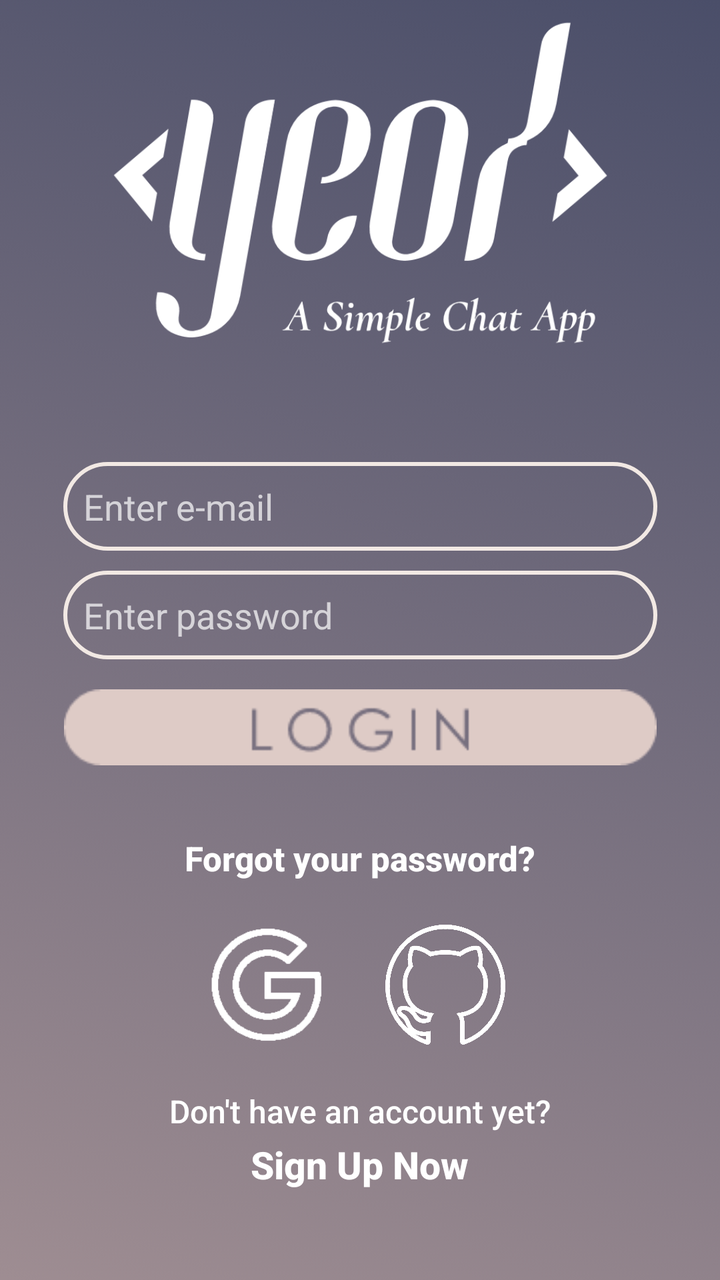
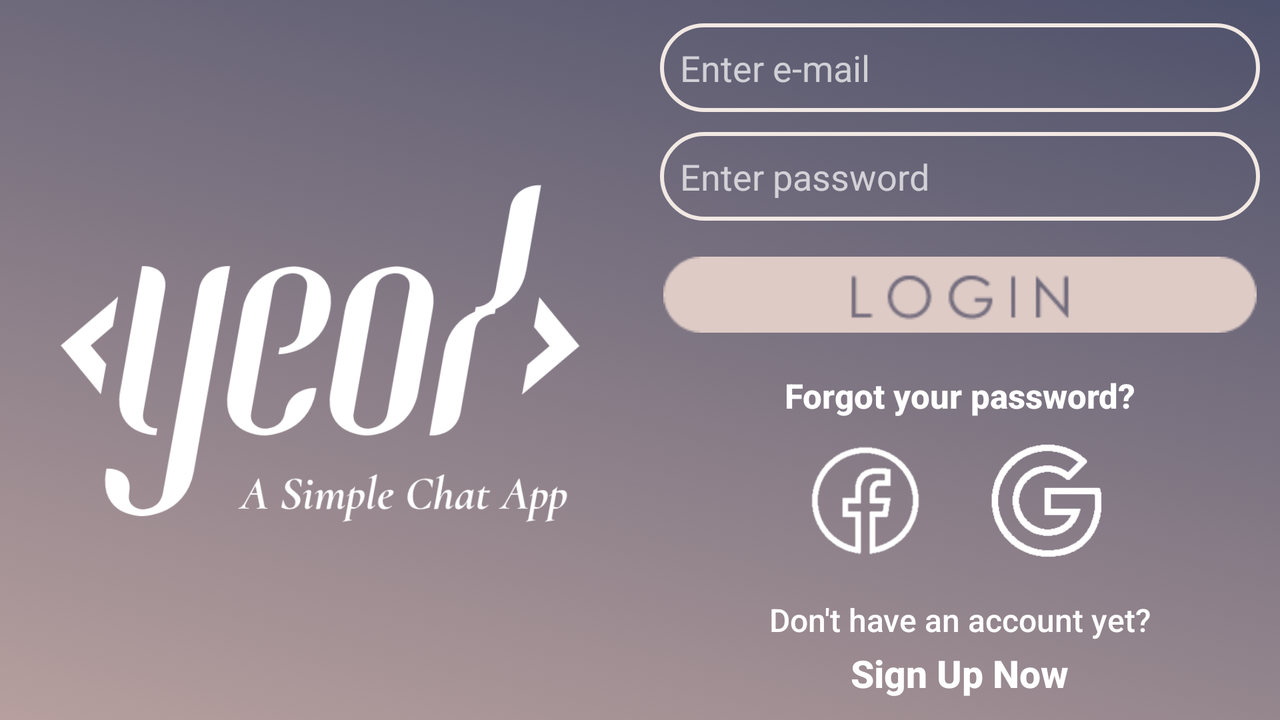

Compare how this app lays out the same screen by default and in its alternative resource folder. The renders come first, then the two layout files and the values they reference.
<!-- AndroidManifest.xml: application theme Theme.MaterialComponents.NoActionBar -->
<!-- res/layout/activity_login.xml -->
<?xml version="1.0" encoding="utf-8"?>
<androidx.constraintlayout.widget.ConstraintLayout xmlns:android="http://schemas.android.com/apk/res/android"
    xmlns:app="http://schemas.android.com/apk/res-auto"
    xmlns:tools="http://schemas.android.com/tools"
    android:layout_width="match_parent"
    android:layout_height="match_parent"
    android:background="@drawable/backgroundportrait"
    tools:context=".ui.welcome.LoginActivity">

    <ImageView
        android:id="@+id/LoginLogo"
        android:layout_width="297dp"
        android:layout_height="173dp"
        android:layout_marginBottom="50dp"
        app:layout_constraintBottom_toTopOf="@+id/etLoginEmail"
        app:layout_constraintEnd_toEndOf="parent"
        app:layout_constraintHorizontal_bias="0.5"
        app:layout_constraintStart_toStartOf="parent"
        app:layout_constraintTop_toTopOf="parent"
        app:layout_constraintVertical_chainStyle="packed"
        app:srcCompat="@drawable/logo" />

    <EditText
        android:id="@+id/etLoginEmail"
        android:layout_width="0dp"
        android:layout_height="wrap_content"
        android:layout_marginBottom="10dp"
        android:background="@drawable/custom_input"
        android:drawableStart="@drawable/ic_baseline_email_24"
        android:drawablePadding="6dp"
        android:ems="10"
        android:hint="Enter e-mail"
        android:inputType="textEmailAddress"
        android:padding="10dp"
        app:layout_constraintBottom_toTopOf="@+id/etLoginPassword"
        app:layout_constraintEnd_toEndOf="@+id/LoginLogo"
        app:layout_constraintHorizontal_bias="0.5"
        app:layout_constraintStart_toStartOf="@+id/LoginLogo"
        app:layout_constraintTop_toBottomOf="@+id/LoginLogo" />

    <EditText
        android:id="@+id/etLoginPassword"
        android:layout_width="0dp"
        android:layout_height="wrap_content"
        android:layout_marginBottom="10dp"
        android:background="@drawable/custom_input"
        android:drawableStart="@drawable/ic_baseline_lock_24"
        android:drawablePadding="6dp"
        android:ems="10"
        android:hint="Enter password"
        android:inputType="textPassword"
        android:padding="10dp"
        app:layout_constraintBottom_toTopOf="@+id/btnLogin"
        app:layout_constraintEnd_toEndOf="@+id/etLoginEmail"
        app:layout_constraintHorizontal_bias="0.5"
        app:layout_constraintStart_toStartOf="@+id/etLoginEmail"
        app:layout_constraintTop_toBottomOf="@+id/etLoginEmail" />

    <androidx.appcompat.widget.AppCompatImageButton
        android:id="@+id/btnLogin"
        android:layout_width="0dp"
        android:layout_height="38dp"
        android:layout_marginTop="5dp"
        android:background="#00FFFFFF"
        android:onClick="goSignIn"
        android:scaleType="fitCenter"
        android:src="@drawable/skin_button"
        app:layout_constraintBottom_toTopOf="@+id/tvForgot"
        app:layout_constraintEnd_toEndOf="@+id/etLoginPassword"
        app:layout_constraintHorizontal_bias="0.5"
        app:layout_constraintStart_toStartOf="@+id/etLoginPassword"
        app:layout_constraintTop_toBottomOf="@+id/etLoginPassword" />

    <TextView
        android:id="@+id/tvForgot"
        android:layout_width="wrap_content"
        android:layout_height="wrap_content"
        android:layout_marginTop="35dp"
        android:fontFamily="sans-serif-medium"
        android:text="Forgot your password?"
        android:textColor="@color/white"
        android:textSize="17sp"
        android:textStyle="bold"
        app:layout_constraintBottom_toTopOf="@+id/guideline2"
        app:layout_constraintEnd_toEndOf="parent"
        app:layout_constraintHorizontal_bias="0.5"
        app:layout_constraintStart_toStartOf="parent"
        app:layout_constraintTop_toBottomOf="@+id/btnLogin" />

    <LinearLayout
        android:id="@+id/linearLayout3"
        android:layout_width="wrap_content"
        android:layout_height="wrap_content"
        android:orientation="vertical"
        app:layout_constraintBottom_toBottomOf="parent"
        app:layout_constraintEnd_toEndOf="parent"
        app:layout_constraintStart_toStartOf="parent"
        app:layout_constraintTop_toTopOf="@+id/guideline">

        <TextView
            android:id="@+id/tvAccountyet"
            android:layout_width="wrap_content"
            android:layout_height="wrap_content"
            android:layout_gravity="center"
            android:fontFamily="sans-serif-medium"
            android:text="Don't have an account yet?"
            android:textColor="@color/white"
            android:textSize="16sp" />

        <TextView
            android:id="@+id/tvSignUp"
            android:layout_width="wrap_content"
            android:layout_height="wrap_content"
            android:layout_gravity="center"
            android:layout_marginTop="3dp"
            android:fontFamily="sans-serif-medium"
            android:onClick="goSignUp"
            android:text="Sign Up Now"
            android:textColor="@color/white"
            android:textSize="19sp"
            android:textStyle="bold" />
    </LinearLayout>

    <androidx.constraintlayout.widget.Guideline
        android:id="@+id/guideline"
        android:layout_width="wrap_content"
        android:layout_height="wrap_content"
        android:orientation="horizontal"
        app:layout_constraintGuide_percent="0.78" />

    <androidx.constraintlayout.widget.Guideline
        android:id="@+id/guideline2"
        android:layout_width="wrap_content"
        android:layout_height="wrap_content"
        android:orientation="horizontal"
        app:layout_constraintGuide_percent="0.7"
        app:layout_constraintTop_toTopOf="parent" />

    <ImageView
        android:id="@+id/btnGithub"
        android:layout_width="65dp"
        android:layout_height="60dp"
        android:layout_margin="15dp"
        android:paddingRight="5dp"
        app:layout_constraintBottom_toTopOf="@+id/linearLayout3"
        app:layout_constraintEnd_toEndOf="parent"
        app:layout_constraintStart_toEndOf="@+id/btnGoogle"
        app:layout_constraintTop_toBottomOf="@+id/tvForgot"
        app:layout_constraintVertical_bias="0.505"
        app:srcCompat="@drawable/github" />

    <ImageView
        android:id="@+id/btnGoogle"
        android:layout_width="60dp"
        android:layout_height="60dp"
        android:layout_margin="15dp"
        app:layout_constraintBottom_toTopOf="@+id/linearLayout3"
        app:layout_constraintEnd_toStartOf="@+id/btnGithub"
        app:layout_constraintHorizontal_bias="0.5"
        app:layout_constraintHorizontal_chainStyle="packed"
        app:layout_constraintStart_toStartOf="parent"
        app:layout_constraintTop_toBottomOf="@+id/tvForgot"
        app:srcCompat="@drawable/google" />

    <ProgressBar
        android:id="@+id/pbLogin"
        style="?android:attr/progressBarStyleLarge"
        android:layout_width="wrap_content"
        android:layout_height="wrap_content"
        android:visibility="invisible"
        app:layout_constraintBottom_toBottomOf="parent"
        app:layout_constraintEnd_toEndOf="parent"
        app:layout_constraintStart_toStartOf="parent"
        app:layout_constraintTop_toTopOf="parent" />

</androidx.constraintlayout.widget.ConstraintLayout>
<!-- resources referenced by this layout -->
<resources>
  <color name="white">#FFFFFFFF</color>
  <!-- drawable backgroundportrait: png bitmap (drawable-hdpi, 60342 bytes) -->
  <!-- drawable custom_input (drawable) -->
  <?xml version="1.0" encoding="utf-8"?>
  <selector xmlns:android="http://schemas.android.com/apk/res/android">
  
      <item android:state_enabled="true">
          <shape android:shape="rectangle">
              <corners android:radius="200dp" />
              <stroke android:color="@color/customWhite" android:width="2dp" />
          </shape>
      </item>
  
  </selector>
  <!-- drawable github: png bitmap (drawable, 29400 bytes) -->
  <!-- drawable google: png bitmap (drawable, 2355 bytes) -->
  <!-- drawable logo: png bitmap (drawable-hdpi, 31592 bytes) -->
  <!-- drawable skin_button (drawable) -->
  <?xml version="1.0" encoding="utf-8"?>
  <ripple
      android:color="#9A8C98"
      xmlns:android="http://schemas.android.com/apk/res/android">
  
      <item android:drawable="@drawable/login" />
  
  </ripple>
  <color name="customWhite">#F2E9E4</color>
  <!-- drawable login: png bitmap (drawable-hdpi, 2368 bytes) -->
</resources>
<!-- res/layout-land/activity_login.xml (the repository's variant of the layout above) -->
<!-- drawn on the phone turned sideways -->
<?xml version="1.0" encoding="utf-8"?>
<androidx.constraintlayout.widget.ConstraintLayout xmlns:android="http://schemas.android.com/apk/res/android"
    xmlns:app="http://schemas.android.com/apk/res-auto"
    xmlns:tools="http://schemas.android.com/tools"
    android:layout_width="match_parent"
    android:layout_height="match_parent"
    android:background="@drawable/backgroundland"
    tools:context=".ui.welcome.LoginActivity">

    <LinearLayout
        android:id="@+id/linearLayout3"
        android:layout_width="wrap_content"
        android:layout_height="wrap_content"
        android:layout_margin="20dp"
        android:orientation="vertical"
        app:layout_constraintBottom_toBottomOf="parent"
        app:layout_constraintEnd_toEndOf="parent"
        app:layout_constraintStart_toStartOf="@+id/guideline4"
        app:layout_constraintTop_toTopOf="@+id/guideline5">

        <TextView
            android:id="@+id/tvAlreadyAccount"
            android:layout_width="wrap_content"
            android:layout_height="wrap_content"
            android:layout_gravity="center"
            android:fontFamily="sans-serif-medium"
            android:text="Don't have an account yet?"
            android:textColor="@color/white"
            android:textSize="16sp" />

        <TextView
            android:id="@+id/tvGoBack"
            android:layout_width="wrap_content"
            android:layout_height="wrap_content"
            android:layout_gravity="center"
            android:layout_marginTop="3dp"
            android:fontFamily="sans-serif-medium"
            android:onClick="goSignUp"
            android:text="Sign Up Now"
            android:textColor="@color/white"
            android:textSize="19sp"
            android:textStyle="bold" />
    </LinearLayout>

    <ImageView
        android:id="@+id/btnFacebook"
        android:layout_width="60dp"
        android:layout_height="60dp"
        android:layout_margin="15dp"
        app:layout_constraintBottom_toBottomOf="@+id/btnGithub"
        app:layout_constraintEnd_toStartOf="@+id/btnGithub"
        app:layout_constraintHorizontal_bias="0.5"
        app:layout_constraintHorizontal_chainStyle="packed"
        app:layout_constraintStart_toEndOf="@+id/imageView"
        app:layout_constraintStart_toStartOf="@+id/guideline4"
        app:layout_constraintTop_toTopOf="@+id/btnGithub"
        app:srcCompat="@drawable/facebook" />

    <ImageView
        android:id="@+id/btnGithub"
        android:layout_width="65dp"
        android:layout_height="60dp"
        android:layout_margin="15dp"
        android:paddingRight="5dp"
        app:layout_constraintBottom_toTopOf="@+id/guideline5"
        app:layout_constraintEnd_toEndOf="parent"
        app:layout_constraintStart_toEndOf="@+id/btnFacebook"
        app:layout_constraintTop_toTopOf="@+id/guideline3"
        app:layout_constraintVertical_bias="0.505"
        app:srcCompat="@drawable/google" />

    <TextView
        android:id="@+id/tvForgot"
        android:layout_width="wrap_content"
        android:layout_height="wrap_content"
        android:layout_margin="10dp"
        android:fontFamily="sans-serif-medium"
        android:text="Forgot your password?"
        android:textColor="@color/white"
        android:textSize="17sp"
        android:textStyle="bold"
        app:layout_constraintBottom_toTopOf="@+id/btnFacebook"
        app:layout_constraintEnd_toEndOf="parent"
        app:layout_constraintHorizontal_bias="0.5"
        app:layout_constraintStart_toStartOf="@+id/guideline4"
        app:layout_constraintTop_toBottomOf="@+id/btnLogin" />

    <androidx.appcompat.widget.AppCompatImageButton
        android:id="@+id/btnLogin"
        android:layout_width="300dp"
        android:layout_height="38dp"
        android:layout_marginTop="8dp"
        android:layout_marginBottom="10dp"
        android:background="#00FFFFFF"
        android:focusableInTouchMode="true"
        android:onClick="goSignIn"
        android:scaleType="fitCenter"
        android:src="@drawable/skin_button"
        app:layout_constraintBottom_toTopOf="@+id/tvForgot"
        app:layout_constraintEnd_toEndOf="parent"
        app:layout_constraintHorizontal_bias="0.5"
        app:layout_constraintStart_toStartOf="@+id/guideline4"
        app:layout_constraintTop_toBottomOf="@+id/etLoginPassword" />

    <EditText
        android:id="@+id/etLoginPassword"
        android:layout_width="300dp"
        android:layout_height="wrap_content"
        android:layout_marginBottom="10dp"
        android:background="@drawable/custom_input"
        android:drawableStart="@drawable/ic_baseline_lock_24"
        android:drawablePadding="6dp"
        android:ems="10"
        android:hint="Enter password"
        android:inputType="textPassword"
        android:padding="10dp"
        app:layout_constraintBottom_toTopOf="@+id/btnLogin"
        app:layout_constraintEnd_toEndOf="parent"
        app:layout_constraintHorizontal_bias="0.5"
        app:layout_constraintStart_toStartOf="@+id/guideline4"
        app:layout_constraintTop_toBottomOf="@+id/etLoginEmail" />

    <EditText
        android:id="@+id/etLoginEmail"
        android:layout_width="300dp"
        android:layout_height="wrap_content"
        android:layout_margin="10dp"
        android:background="@drawable/custom_input"
        android:drawableStart="@drawable/ic_baseline_email_24"
        android:drawablePadding="6dp"
        android:ems="10"
        android:hint="Enter e-mail"
        android:inputType="textEmailAddress"
        android:padding="10dp"
        app:layout_constraintBottom_toTopOf="@+id/etLoginPassword"
        app:layout_constraintEnd_toEndOf="parent"
        app:layout_constraintHorizontal_bias="0.5"
        app:layout_constraintStart_toStartOf="@+id/guideline4"
        app:layout_constraintTop_toTopOf="parent"
        app:layout_constraintVertical_chainStyle="packed" />

    <ImageView
        android:id="@+id/imageView"
        android:layout_width="0dp"
        android:layout_height="0dp"
        android:padding="25dp"
        app:layout_constraintBottom_toBottomOf="parent"
        app:layout_constraintEnd_toStartOf="@+id/guideline4"
        app:layout_constraintStart_toStartOf="parent"
        app:layout_constraintTop_toTopOf="parent"
        app:layout_constraintVertical_chainStyle="packed"
        app:srcCompat="@drawable/logo" />

    <androidx.constraintlayout.widget.Guideline
        android:id="@+id/guideline4"
        android:layout_width="wrap_content"
        android:layout_height="wrap_content"
        android:orientation="vertical"
        app:layout_constraintGuide_percent="0.5" />

    <androidx.constraintlayout.widget.Guideline
        android:id="@+id/guideline3"
        android:layout_width="wrap_content"
        android:layout_height="wrap_content"
        android:orientation="horizontal"
        app:layout_constraintGuide_percent="0.59" />

    <androidx.constraintlayout.widget.Guideline
        android:id="@+id/guideline5"
        android:layout_width="wrap_content"
        android:layout_height="wrap_content"
        android:orientation="horizontal"
        app:layout_constraintGuide_percent="0.8" />

    <ProgressBar
        android:id="@+id/pbLogin"
        style="?android:attr/progressBarStyleLarge"
        android:layout_width="wrap_content"
        android:layout_height="wrap_content"
        android:visibility="invisible"
        app:layout_constraintBottom_toBottomOf="parent"
        app:layout_constraintEnd_toEndOf="parent"
        app:layout_constraintStart_toStartOf="parent"
        app:layout_constraintTop_toTopOf="parent" />
</androidx.constraintlayout.widget.ConstraintLayout>
<!-- resources referenced by the variant -->
<!-- as the phone turned sideways resolves them -->
<resources>
  <color name="white">#FFFFFFFF</color>
  <!-- drawable backgroundland: png bitmap (drawable-hdpi, 56967 bytes) -->
  <!-- drawable custom_input (drawable) -->
  <?xml version="1.0" encoding="utf-8"?>
  <selector xmlns:android="http://schemas.android.com/apk/res/android">
  
      <item android:state_enabled="true">
          <shape android:shape="rectangle">
              <corners android:radius="200dp" />
              <stroke android:color="@color/customWhite" android:width="2dp" />
          </shape>
      </item>
  
  </selector>
  <!-- drawable facebook: png bitmap (drawable, 5181 bytes) -->
  <!-- drawable google: png bitmap (drawable, 2355 bytes) -->
  <!-- drawable logo: png bitmap (drawable-hdpi, 31592 bytes) -->
  <!-- drawable skin_button (drawable) -->
  <?xml version="1.0" encoding="utf-8"?>
  <ripple
      android:color="#9A8C98"
      xmlns:android="http://schemas.android.com/apk/res/android">
  
      <item android:drawable="@drawable/login" />
  
  </ripple>
  <color name="customWhite">#F2E9E4</color>
  <!-- drawable login: png bitmap (drawable-hdpi, 2368 bytes) -->
</resources>
